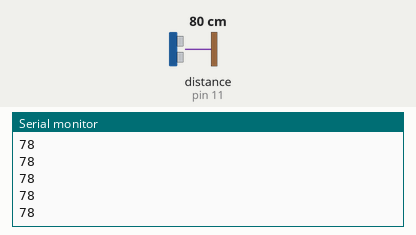
This sketch was run on a simulated Arduino Uno, built with avr-gcc and run on an emulated ATmega328P. On the bench: the last lines printed to the serial monitor. Wiring (inferred from the names in the program): ultrasonic range finder: trigger pin 10; echo pin 11. Inputs (shaded band) come from the test bench; at power-on: distance to the obstacle (sensor on pin 11) 80 cm. The echo pulse lasts 58.3 µs per cm.

Above: at 1.2 s.
1.3 s: distance to the obstacle (sensor on pin 11) set to 2 cm
At 2.3 s:
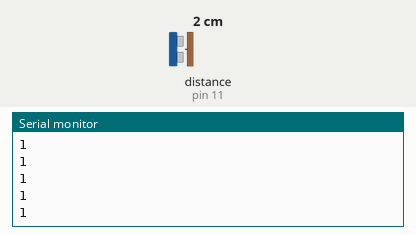
2.8 s: distance to the obstacle (sensor on pin 11) set to 4 cm
At 3.5 s:
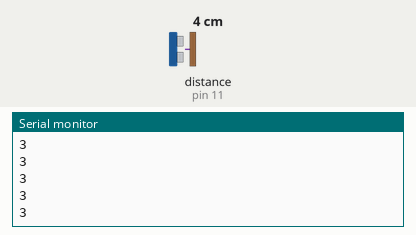
Timing chart, 0 to 5.8 s (numbered marks = the images above; inputs shaded):
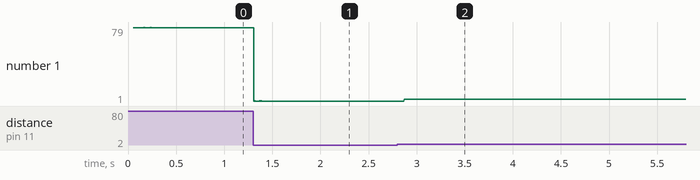

The sketch:

testultrasound.ino
```cpp
// ---------------------------------------------------------------- //
// Arduino Ultrasoninc Sensor HC-SR04
// Re-writed by Arbi Abdul Jabbaar
// Using Arduino IDE 1.8.7
// Using HC-SR04 Module
// Tested on 17 September 2019
// ---------------------------------------------------------------- //

#define echoPin 11 // attach pin D2 Arduino to pin Echo of HC-SR04
#define trigPin 10 //attach pin D3 Arduino to pin Trig of HC-SR04

// defines variables
long duration; // variable for the duration of sound wave travel
int distance; // variable for the distance measurement

void setup() {
  pinMode(trigPin, OUTPUT); // Sets the trigPin as an OUTPUT
  pinMode(echoPin, INPUT); // Sets the echoPin as an INPUT
  Serial.begin(9600); // // Serial Communication is starting with 9600 of baudrate speed
  Serial.println("Ultrasonic Sensor HC-SR04 Test"); // print some text in Serial Monitor
  Serial.println("with Arduino UNO R3");
}
void loop() {
  // Clears the trigPin condition
  digitalWrite(trigPin, LOW);
  delayMicroseconds(2);
  // Sets the trigPin HIGH (ACTIVE) for 10 microseconds
  digitalWrite(trigPin, HIGH);
  delayMicroseconds(10);
  digitalWrite(trigPin, LOW);
  // Reads the echoPin, returns the sound wave travel time in microseconds
  duration = pulseIn(echoPin, HIGH);
  // Calculating the distance
  distance = duration * 0.034 / 2; // Speed of sound wave divided by 2 (go and back)
  // Displays the distance on the Serial Monitor

  Serial.println(distance);

}
```

Measured:
- after the input at 1.3 s, the serial monitor: prints a new line at once (image 1)
- after the input at 2.8 s, the serial monitor: prints a new line after 0.07 s (image 2)
- plotted number 1: 78 → 1 after the input at 1.3 s
